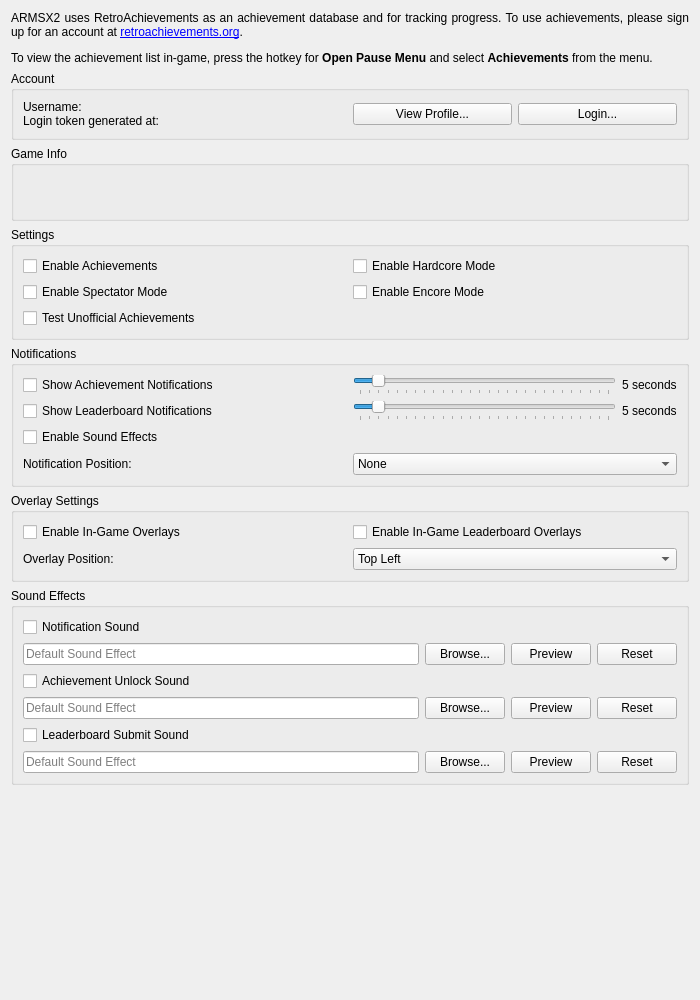
<?xml version="1.0" encoding="UTF-8"?>
<ui version="4.0">
 <class>AchievementSettingsWidget</class>
 <widget class="QWidget" name="AchievementSettingsWidget">
  <property name="geometry">
   <rect>
    <x>0</x>
    <y>0</y>
    <width>700</width>
    <height>1000</height>
   </rect>
  </property>
  <layout class="QVBoxLayout" name="verticalLayout">
   <item>
    <widget class="QLabel" name="rcheevosDisclaimer">
     <property name="text">
      <string>&lt;html&gt;&lt;head/&gt;&lt;body&gt;&lt;p align=&quot;justify&quot;&gt;ARMSX2 uses RetroAchievements as an achievement database and for tracking progress. To use achievements, please sign up for an account at &lt;a href=&quot;https://retroachievements.org/&quot;&gt;retroachievements.org&lt;/a&gt;.&lt;/p&gt;&lt;p align=&quot;justify&quot;&gt;To view the achievement list in-game, press the hotkey for &lt;span style=&quot; font-weight:600;&quot;&gt;Open Pause Menu&lt;/span&gt; and select &lt;span style=&quot; font-weight:600;&quot;&gt;Achievements&lt;/span&gt; from the menu.&lt;/p&gt;&lt;/body&gt;&lt;/html&gt;</string>
     </property>
     <property name="textFormat">
      <enum>Qt::TextFormat::RichText</enum>
     </property>
     <property name="wordWrap">
      <bool>true</bool>
     </property>
     <property name="margin">
      <number>8</number>
     </property>
     <property name="openExternalLinks">
      <bool>true</bool>
     </property>
     <property name="buddy">
      <cstring>enable</cstring>
     </property>
    </widget>
   </item>
   <item>
    <widget class="QGroupBox" name="loginBox">
     <property name="title">
      <string>Account</string>
     </property>
     <layout class="QHBoxLayout" name="horizontalLayout" stretch="0,0">
      <item>
       <widget class="QLabel" name="loginStatus">
        <property name="text">
         <string>Username:
Login token generated at:</string>
        </property>
        <property name="alignment">
         <set>Qt::AlignmentFlag::AlignLeading|Qt::AlignmentFlag::AlignLeft|Qt::AlignmentFlag::AlignTop</set>
        </property>
        <property name="textInteractionFlags">
         <set>Qt::TextInteractionFlag::TextBrowserInteraction</set>
        </property>
        <property name="buddy">
         <cstring>viewProfile</cstring>
        </property>
       </widget>
      </item>
      <item>
       <layout class="QHBoxLayout" name="achievementButtons">
        <item>
         <widget class="QPushButton" name="viewProfile">
          <property name="text">
           <string>View Profile...</string>
          </property>
         </widget>
        </item>
        <item>
         <widget class="QPushButton" name="loginButton">
          <property name="text">
           <string>Login...</string>
          </property>
         </widget>
        </item>
       </layout>
      </item>
     </layout>
    </widget>
   </item>
   <item>
    <widget class="QGroupBox" name="gameInfoBox">
     <property name="minimumSize">
      <size>
       <width>0</width>
       <height>75</height>
      </size>
     </property>
     <property name="title">
      <string>Game Info</string>
     </property>
     <layout class="QGridLayout" name="gridLayout_3">
      <item row="0" column="0">
       <widget class="QLabel" name="gameInfo">
        <property name="alignment">
         <set>Qt::AlignmentFlag::AlignLeading|Qt::AlignmentFlag::AlignLeft|Qt::AlignmentFlag::AlignTop</set>
        </property>
        <property name="textInteractionFlags">
         <set>Qt::TextInteractionFlag::TextBrowserInteraction</set>
        </property>
        <property name="buddy">
         <cstring>viewProfile</cstring>
        </property>
       </widget>
      </item>
     </layout>
    </widget>
   </item>
   <item>
    <widget class="QGroupBox" name="settingsBox">
     <property name="title">
      <string>Settings</string>
     </property>
     <layout class="QGridLayout" name="gridLayout_5">
      <item row="0" column="0">
       <widget class="QCheckBox" name="enable">
        <property name="text">
         <string>Enable Achievements</string>
        </property>
       </widget>
      </item>
      <item row="0" column="1">
       <widget class="QCheckBox" name="hardcoreMode">
        <property name="text">
         <string>Enable Hardcore Mode</string>
        </property>
       </widget>
      </item>
      <item row="2" column="0">
       <widget class="QCheckBox" name="spectatorMode">
        <property name="text">
         <string>Enable Spectator Mode</string>
        </property>
       </widget>
      </item>
      <item row="2" column="1">
       <widget class="QCheckBox" name="encoreMode">
        <property name="text">
         <string>Enable Encore Mode</string>
        </property>
       </widget>
      </item>
      <item row="3" column="0">
       <widget class="QCheckBox" name="unofficialAchievements">
        <property name="text">
         <string>Test Unofficial Achievements</string>
        </property>
       </widget>
      </item>
     </layout>
    </widget>
   </item>
   <item>
    <widget class="QGroupBox" name="notificationBox">
     <property name="title">
      <string>Notifications</string>
     </property>
     <layout class="QGridLayout" name="gridLayout_2" columnstretch="1,1">
      <item row="0" column="1">
       <layout class="QHBoxLayout" name="achievementNotificationsDurationSliderContainer" stretch="1,0">
        <item>
         <widget class="QSlider" name="achievementNotificationsDuration">
          <property name="minimum">
           <number>3</number>
          </property>
          <property name="maximum">
           <number>30</number>
          </property>
          <property name="pageStep">
           <number>1</number>
          </property>
          <property name="value">
           <number>5</number>
          </property>
          <property name="orientation">
           <enum>Qt::Orientation::Horizontal</enum>
          </property>
          <property name="invertedAppearance">
           <bool>false</bool>
          </property>
          <property name="tickPosition">
           <enum>QSlider::TickPosition::TicksBelow</enum>
          </property>
          <property name="tickInterval">
           <number>1</number>
          </property>
         </widget>
        </item>
        <item>
         <widget class="QLabel" name="achievementNotificationsDurationLabel">
          <property name="text">
           <string>5 seconds</string>
          </property>
         </widget>
        </item>
       </layout>
      </item>
      <item row="0" column="0">
       <widget class="QCheckBox" name="achievementNotifications">
        <property name="text">
         <string>Show Achievement Notifications</string>
        </property>
       </widget>
      </item>
      <item row="1" column="1">
       <layout class="QHBoxLayout" name="leaderboardNotificationsDurationSliderContainer" stretch="1,0">
        <item>
         <widget class="QSlider" name="leaderboardNotificationsDuration">
          <property name="minimum">
           <number>3</number>
          </property>
          <property name="maximum">
           <number>30</number>
          </property>
          <property name="pageStep">
           <number>1</number>
          </property>
          <property name="value">
           <number>5</number>
          </property>
          <property name="orientation">
           <enum>Qt::Orientation::Horizontal</enum>
          </property>
          <property name="invertedAppearance">
           <bool>false</bool>
          </property>
          <property name="tickPosition">
           <enum>QSlider::TickPosition::TicksBelow</enum>
          </property>
          <property name="tickInterval">
           <number>1</number>
          </property>
         </widget>
        </item>
        <item>
         <widget class="QLabel" name="leaderboardNotificationsDurationLabel">
          <property name="text">
           <string>5 seconds</string>
          </property>
         </widget>
        </item>
       </layout>
      </item>
      <item row="1" column="0">
       <widget class="QCheckBox" name="leaderboardNotifications">
        <property name="text">
         <string>Show Leaderboard Notifications</string>
        </property>
       </widget>
      </item>
      <item row="2" column="0">
       <widget class="QCheckBox" name="soundEffects">
        <property name="text">
         <string>Enable Sound Effects</string>
        </property>
       </widget>
      </item>
      <item row="3" column="0">
       <widget class="QLabel" name="notificationPositionLabel">
        <property name="text">
         <string>Notification Position:</string>
        </property>
        <property name="buddy">
         <cstring>notificationPosition</cstring>
        </property>
       </widget>
      </item>
      <item row="3" column="1">
       <widget class="QComboBox" name="notificationPosition">
        <item>
         <property name="text">
          <string>None</string>
         </property>
        </item>
        <item>
         <property name="text">
          <string>Top Left (Default)</string>
         </property>
        </item>
        <item>
         <property name="text">
          <string>Top Center</string>
         </property>
        </item>
        <item>
         <property name="text">
          <string>Top Right</string>
         </property>
        </item>
        <item>
         <property name="text">
          <string>Center Left</string>
         </property>
        </item>
        <item>
         <property name="text">
          <string>Center</string>
         </property>
        </item>
        <item>
         <property name="text">
          <string>Center Right</string>
         </property>
        </item>
        <item>
         <property name="text">
          <string>Bottom Left</string>
         </property>
        </item>
        <item>
         <property name="text">
          <string>Bottom Center</string>
         </property>
        </item>
        <item>
         <property name="text">
          <string>Bottom Right</string>
         </property>
        </item>
       </widget>
      </item>
     </layout>
    </widget>
   </item>
   <item>
    <widget class="QGroupBox" name="overlaySettingsBox">
     <property name="title">
      <string>Overlay Settings</string>
     </property>
     <layout class="QGridLayout" name="gridLayout_overlay">
      <item row="1" column="1">
       <widget class="QComboBox" name="overlayPosition">
        <item>
         <property name="text">
          <string>Top Left</string>
         </property>
        </item>
        <item>
         <property name="text">
          <string>Top Center</string>
         </property>
        </item>
        <item>
         <property name="text">
          <string>Top Right</string>
         </property>
        </item>
        <item>
         <property name="text">
          <string>Center Left</string>
         </property>
        </item>
        <item>
         <property name="text">
          <string>Center</string>
         </property>
        </item>
        <item>
         <property name="text">
          <string>Center Right</string>
         </property>
        </item>
        <item>
         <property name="text">
          <string>Bottom Left</string>
         </property>
        </item>
        <item>
         <property name="text">
          <string>Bottom Center</string>
         </property>
        </item>
        <item>
         <property name="text">
          <string>Bottom Right (Default)</string>
         </property>
        </item>
       </widget>
      </item>
      <item row="1" column="0">
       <widget class="QLabel" name="overlayPositionLabel">
        <property name="text">
         <string>Overlay Position:</string>
        </property>
        <property name="buddy">
         <cstring>overlayPosition</cstring>
        </property>
       </widget>
      </item>
      <item row="0" column="0">
       <widget class="QCheckBox" name="overlays">
        <property name="text">
         <string>Enable In-Game Overlays</string>
        </property>
       </widget>
      </item>
      <item row="0" column="1">
       <widget class="QCheckBox" name="leaderboardOverlays">
        <property name="text">
         <string>Enable In-Game Leaderboard Overlays</string>
        </property>
       </widget>
      </item>
     </layout>
    </widget>
   </item>
   <item>
    <widget class="QGroupBox" name="soundEffectsBox">
     <property name="title">
      <string>Sound Effects</string>
     </property>
     <layout class="QGridLayout" name="gridLayout_6">
      <item row="5" column="0">
       <widget class="QLineEdit" name="lbSoundPath">
        <property name="placeholderText">
         <string>Default Sound Effect</string>
        </property>
       </widget>
      </item>
      <item row="1" column="0">
       <widget class="QLineEdit" name="notificationSoundPath">
        <property name="placeholderText">
         <string>Default Sound Effect</string>
        </property>
       </widget>
      </item>
      <item row="3" column="1">
       <widget class="QPushButton" name="unlockSoundBrowse">
        <property name="text">
         <string>Browse...</string>
        </property>
       </widget>
      </item>
      <item row="1" column="3">
       <widget class="QPushButton" name="notificationSoundReset">
        <property name="text">
         <string>Reset</string>
        </property>
       </widget>
      </item>
      <item row="2" column="0">
       <widget class="QCheckBox" name="unlockSound">
        <property name="text">
         <string>Achievement Unlock Sound</string>
        </property>
       </widget>
      </item>
      <item row="1" column="1">
       <widget class="QPushButton" name="notificationSoundBrowse">
        <property name="text">
         <string>Browse...</string>
        </property>
       </widget>
      </item>
      <item row="3" column="0">
       <widget class="QLineEdit" name="unlockSoundPath">
        <property name="placeholderText">
         <string>Default Sound Effect</string>
        </property>
       </widget>
      </item>
      <item row="5" column="1">
       <widget class="QPushButton" name="lbSoundBrowse">
        <property name="text">
         <string>Browse...</string>
        </property>
       </widget>
      </item>
      <item row="3" column="2">
       <widget class="QPushButton" name="unlockSoundOpen">
        <property name="text">
         <string>Preview</string>
        </property>
       </widget>
      </item>
      <item row="1" column="2">
       <widget class="QPushButton" name="notificationSoundOpen">
        <property name="text">
         <string>Preview</string>
        </property>
       </widget>
      </item>
      <item row="0" column="0">
       <widget class="QCheckBox" name="notificationSound">
        <property name="text">
         <string>Notification Sound</string>
        </property>
       </widget>
      </item>
      <item row="5" column="2">
       <widget class="QPushButton" name="lbSoundOpen">
        <property name="text">
         <string>Preview</string>
        </property>
       </widget>
      </item>
      <item row="3" column="3">
       <widget class="QPushButton" name="unlockSoundReset">
        <property name="text">
         <string>Reset</string>
        </property>
       </widget>
      </item>
      <item row="5" column="3">
       <widget class="QPushButton" name="lbSoundReset">
        <property name="text">
         <string>Reset</string>
        </property>
       </widget>
      </item>
      <item row="4" column="0">
       <widget class="QCheckBox" name="lbSound">
        <property name="text">
         <string>Leaderboard Submit Sound</string>
        </property>
       </widget>
      </item>
     </layout>
    </widget>
   </item>
   <item>
    <spacer name="verticalSpacer">
     <property name="orientation">
      <enum>Qt::Orientation::Vertical</enum>
     </property>
     <property name="sizeHint" stdset="0">
      <size>
       <width>20</width>
       <height>0</height>
      </size>
     </property>
    </spacer>
   </item>
  </layout>
 </widget>
 <tabstops>
  <tabstop>viewProfile</tabstop>
  <tabstop>loginButton</tabstop>
  <tabstop>enable</tabstop>
  <tabstop>hardcoreMode</tabstop>
  <tabstop>spectatorMode</tabstop>
  <tabstop>encoreMode</tabstop>
  <tabstop>unofficialAchievements</tabstop>
  <tabstop>achievementNotifications</tabstop>
  <tabstop>achievementNotificationsDuration</tabstop>
  <tabstop>leaderboardNotifications</tabstop>
  <tabstop>leaderboardNotificationsDuration</tabstop>
  <tabstop>soundEffects</tabstop>
  <tabstop>notificationPosition</tabstop>
  <tabstop>overlays</tabstop>
  <tabstop>leaderboardOverlays</tabstop>
  <tabstop>overlayPosition</tabstop>
  <tabstop>notificationSound</tabstop>
  <tabstop>notificationSoundPath</tabstop>
  <tabstop>notificationSoundBrowse</tabstop>
  <tabstop>notificationSoundOpen</tabstop>
  <tabstop>notificationSoundReset</tabstop>
  <tabstop>unlockSound</tabstop>
  <tabstop>unlockSoundPath</tabstop>
  <tabstop>unlockSoundBrowse</tabstop>
  <tabstop>unlockSoundOpen</tabstop>
  <tabstop>unlockSoundReset</tabstop>
  <tabstop>lbSound</tabstop>
  <tabstop>lbSoundPath</tabstop>
  <tabstop>lbSoundBrowse</tabstop>
  <tabstop>lbSoundOpen</tabstop>
  <tabstop>lbSoundReset</tabstop>
 </tabstops>
 <resources>
  <include location="../resources/resources.qrc"/>
 </resources>
 <connections/>
</ui>
